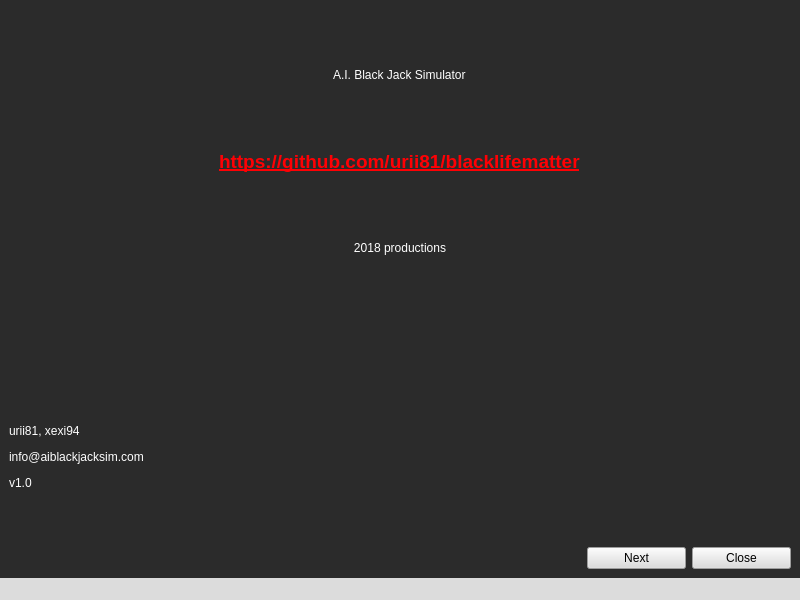
<?xml version="1.0" encoding="UTF-8"?>
<ui version="4.0">
 <class>MainWindow</class>
 <widget class="QMainWindow" name="MainWindow">
  <property name="geometry">
   <rect>
    <x>0</x>
    <y>0</y>
    <width>800</width>
    <height>600</height>
   </rect>
  </property>
  <property name="windowTitle">
   <string>A.I. BlackJack Simulator</string>
  </property>
  <property name="windowIcon">
   <iconset>
    <normaloff>:/reso/images/logo01.png</normaloff>:/reso/images/logo01.png</iconset>
  </property>
  <property name="styleSheet">
   <string notr="true">background-color: rgb(43, 43, 43);</string>
  </property>
  <widget class="QWidget" name="centralwidget">
   <layout class="QGridLayout" name="gridLayout">
    <item row="0" column="1">
     <layout class="QGridLayout" name="gridLayout_4">
      <item row="0" column="0">
       <widget class="QLabel" name="label">
        <property name="styleSheet">
         <string notr="true">background-color: rgb(43, 43, 43);</string>
        </property>
        <property name="text">
         <string>&lt;html&gt;&lt;head/&gt;&lt;body&gt;&lt;p align=&quot;center&quot;&gt;&lt;img src=&quot;:/reso/images/logo01_opt.png&quot;/&gt;&lt;/p&gt;&lt;/body&gt;&lt;/html&gt;</string>
        </property>
       </widget>
      </item>
     </layout>
    </item>
    <item row="0" column="2">
     <spacer name="horizontalSpacer_2">
      <property name="orientation">
       <enum>Qt::Horizontal</enum>
      </property>
      <property name="sizeHint" stdset="0">
       <size>
        <width>40</width>
        <height>20</height>
       </size>
      </property>
     </spacer>
    </item>
    <item row="5" column="0" rowspan="2">
     <layout class="QGridLayout" name="gridLayout_6">
      <item row="0" column="0">
       <widget class="QLabel" name="label_3">
        <property name="styleSheet">
         <string notr="true">
color: rgb(255, 255, 255);
</string>
        </property>
        <property name="text">
         <string>&lt;html&gt;&lt;head/&gt;&lt;body&gt;&lt;p&gt;urii81, xexi94&lt;/p&gt;&lt;p&gt;info@aiblackjacksim.com&lt;/p&gt;&lt;p&gt;v1.0&lt;/p&gt;&lt;/body&gt;&lt;/html&gt;</string>
        </property>
       </widget>
      </item>
     </layout>
    </item>
    <item row="0" column="0">
     <layout class="QGridLayout" name="gridLayout_3">
      <item row="0" column="0">
       <spacer name="horizontalSpacer">
        <property name="orientation">
         <enum>Qt::Horizontal</enum>
        </property>
        <property name="sizeHint" stdset="0">
         <size>
          <width>40</width>
          <height>20</height>
         </size>
        </property>
       </spacer>
      </item>
     </layout>
    </item>
    <item row="5" column="2">
     <spacer name="verticalSpacer_5">
      <property name="orientation">
       <enum>Qt::Vertical</enum>
      </property>
      <property name="sizeHint" stdset="0">
       <size>
        <width>20</width>
        <height>40</height>
       </size>
      </property>
     </spacer>
    </item>
    <item row="3" column="2">
     <spacer name="verticalSpacer_6">
      <property name="orientation">
       <enum>Qt::Vertical</enum>
      </property>
      <property name="sizeHint" stdset="0">
       <size>
        <width>20</width>
        <height>40</height>
       </size>
      </property>
     </spacer>
    </item>
    <item row="1" column="2">
     <spacer name="verticalSpacer_2">
      <property name="orientation">
       <enum>Qt::Vertical</enum>
      </property>
      <property name="sizeHint" stdset="0">
       <size>
        <width>20</width>
        <height>40</height>
       </size>
      </property>
     </spacer>
    </item>
    <item row="3" column="1">
     <layout class="QGridLayout" name="gridLayout_7">
      <item row="0" column="0">
       <widget class="QLabel" name="label_4">
        <property name="styleSheet">
         <string notr="true">color: rgb(255, 255, 255);</string>
        </property>
        <property name="text">
         <string>&lt;html&gt;&lt;head/&gt;&lt;body&gt;&lt;p align=&quot;center&quot;&gt;2018 productions&lt;/p&gt;&lt;/body&gt;&lt;/html&gt;</string>
        </property>
       </widget>
      </item>
     </layout>
    </item>
    <item row="6" column="2">
     <spacer name="verticalSpacer_4">
      <property name="orientation">
       <enum>Qt::Vertical</enum>
      </property>
      <property name="sizeHint" stdset="0">
       <size>
        <width>20</width>
        <height>40</height>
       </size>
      </property>
     </spacer>
    </item>
    <item row="2" column="2">
     <spacer name="verticalSpacer_3">
      <property name="orientation">
       <enum>Qt::Vertical</enum>
      </property>
      <property name="sizeHint" stdset="0">
       <size>
        <width>20</width>
        <height>40</height>
       </size>
      </property>
     </spacer>
    </item>
    <item row="7" column="2">
     <layout class="QHBoxLayout" name="horizontalLayout_2">
      <item>
       <widget class="QPushButton" name="pushButton_2">
        <property name="styleSheet">
         <string notr="true">background-color: rgb(220, 220, 220);
</string>
        </property>
        <property name="text">
         <string>Next</string>
        </property>
       </widget>
      </item>
      <item>
       <widget class="QPushButton" name="pushButton">
        <property name="styleSheet">
         <string notr="true">background-color: rgb(220, 220, 220);</string>
        </property>
        <property name="text">
         <string>Close</string>
        </property>
       </widget>
      </item>
     </layout>
    </item>
    <item row="4" column="2">
     <spacer name="verticalSpacer_7">
      <property name="orientation">
       <enum>Qt::Vertical</enum>
      </property>
      <property name="sizeHint" stdset="0">
       <size>
        <width>20</width>
        <height>40</height>
       </size>
      </property>
     </spacer>
    </item>
    <item row="1" column="1">
     <layout class="QGridLayout" name="gridLayout_2">
      <item row="0" column="0" alignment="Qt::AlignHCenter">
       <widget class="QLabel" name="label_2">
        <property name="styleSheet">
         <string notr="true">font: 75 14pt &quot;Cantarell&quot;;
color: rgb(255, 255, 255);</string>
        </property>
        <property name="text">
         <string>A.I. Black Jack Simulator</string>
        </property>
       </widget>
      </item>
     </layout>
    </item>
    <item row="7" column="0" colspan="2">
     <layout class="QGridLayout" name="gridLayout_5"/>
    </item>
    <item row="2" column="1">
     <widget class="KUrlLabel" name="kurllabel">
      <property name="font">
       <font>
        <pointsize>14</pointsize>
        <weight>75</weight>
        <bold>true</bold>
        <underline>true</underline>
       </font>
      </property>
      <property name="toolTip">
       <string>&lt;html&gt;&lt;head/&gt;&lt;body&gt;&lt;p&gt;&lt;br/&gt;&lt;/p&gt;&lt;/body&gt;&lt;/html&gt;</string>
      </property>
      <property name="styleSheet">
       <string notr="true">color: rgb(255, 0, 4);</string>
      </property>
      <property name="text">
       <string>https://github.com/urii81/blacklifematter</string>
      </property>
      <property name="url">
       <string>https://github.com/urii81/blacklifematter</string>
      </property>
     </widget>
    </item>
   </layout>
   <zorder>kurllabel</zorder>
   <zorder>horizontalSpacer_2</zorder>
   <zorder>verticalSpacer_2</zorder>
   <zorder>verticalSpacer_3</zorder>
   <zorder>verticalSpacer_4</zorder>
   <zorder>verticalSpacer_5</zorder>
   <zorder>verticalSpacer_6</zorder>
   <zorder>verticalSpacer_7</zorder>
  </widget>
  <widget class="QMenuBar" name="menubar">
   <property name="geometry">
    <rect>
     <x>0</x>
     <y>0</y>
     <width>800</width>
     <height>26</height>
    </rect>
   </property>
  </widget>
  <widget class="QStatusBar" name="statusbar">
   <property name="autoFillBackground">
    <bool>false</bool>
   </property>
   <property name="styleSheet">
    <string notr="true">background-color: rgb(220, 220, 220);
</string>
   </property>
  </widget>
 </widget>
 <customwidgets>
  <customwidget>
   <class>KUrlLabel</class>
   <extends>QLabel</extends>
   <header>kurllabel.h</header>
  </customwidget>
 </customwidgets>
 <resources>
  <include location="resource.qrc"/>
 </resources>
 <connections/>
</ui>
